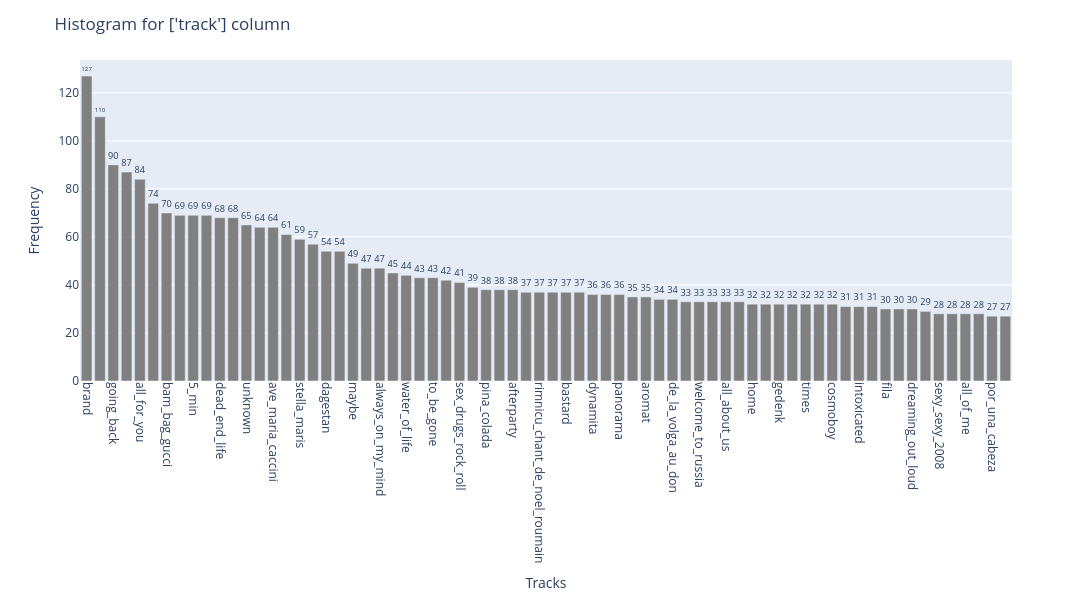

The notebook cell this image was saved under:
### Code cell
# Histogram for 'track' column
plot_cualitative_histogram_plotlypx(df_music_clean['track'], color="grey", title="Histogram for ['track'] column", xlabel="Tracks", 
                                    ylabel="Frequency", figsize=(1200, 600), xtick=None, ytick=None, rotation_x=90, rotation_y=0, top_n=70)

### Figure 1 — Plotly figure (JSON) as saved in the notebook; plotly's stock layout.template omitted (floating-point values rounded to 4 significant figures)
{"data": [{"hovertemplate": "Category=%{x}<br>Frequency=%{text}<extra></extra>", "legendgroup": "", "marker": {"color": "grey", "pattern": {"shape": ""}}, "name": "", "orientation": "v", "showlegend": false, "text": [127.0, 110.0, 90.0, 87.0, 84.0, 74.0, 70.0, 69.0, 69.0, 69.0, 68.0, 68.0, 65.0, 64.0, 64.0, 61.0, 59.0, 57.0, 54.0, 54.0, 49.0, 47.0, 47.0, 45.0, 44.0, 43.0, 43.0, 42.0, 41.0, 39.0, 38.0, 38.0, 38.0, 37.0, 37.0, 37.0, 37.0, 37.0, 36.0, 36.0, 36.0, 35.0, 35.0, 34.0, 34.0, 33.0, 33.0, 33.0, 33.0, 33.0, 32.0, 32.0, 32.0, 32.0, 32.0, 32.0, 32.0, 31.0, 31.0, 31.0, 30.0, 30.0, 30.0, 29.0, 28.0, 28.0, 28.0, 28.0, 27.0, 27.0], "textposition": "outside", "type": "bar", "x": ["brand", "so_long", "going_back", "moscow_calling", "all_for_you", "balenciaga", "bam_bag_gucci", "woman", "5_min", "perte_de_temps", "dead_end_life", "ibiza", "unknown", "viajero", "ave_maria_caccini", "alive", "stella_maris", "johnny_go", "dagestan", "intro", "maybe", "game_over", "always_on_my_mind", "i_know", "water_of_life", "fancy", "to_be_gone", "no_cry", "sex_drugs_rock_roll", "dreamer", "pina_colada", "money", "afterparty", "all_i_need_is_you", "rimnicu_chant_de_noel_roumain", "hey", "bastard", "magical_night", "dynamita", "gangsta", "panorama", "baby_be", "aromat", "lestate", "de_la_volga_au_don", "everyday_but_not_today", "welcome_to_russia", "go", "all_about_us", "lovers", "home", "mi_amor", "gedenk", "ultraviolet", "times", "jump", "cosmoboy", "no_pasaran_pt_2", "intoxicated", "sweet_sweet", "fila", "4_17", "dreaming_out_loud", "zero_one", "sexy_sexy_2008", "joseph_joseph", "all_of_me", "2700", "por_una_cabeza", "peligroso"], "xaxis": "x", "y": [127, 110, 90, 87, 84, 74, 70, 69, 69, 69, 68, 68, 65, 64, 64, 61, 59, 57, 54, 54, 49, 47, 47, 45, 44, 43, 43, 42, 41, 39, 38, 38, 38, 37, 37, 37, 37, 37, 36, 36, 36, 35, 35, 34, 34, 33, 33, 33, 33, 33, 32, 32, 32, 32, 32, 32, 32, 31, 31, 31, 30, 30, 30, 29, 28, 28, 28, 28, 27, 27], "yaxis": "y"}], "layout": {"barmode": "relative", "height": 600, "legend": {"tracegroupgap": 0}, "margin": {"t": 60}, "title": {"text": "Histogram for ['track'] column"}, "width": 1200, "xaxis": {"anchor": "y", "domain": [0, 1], "tickangle": 90, "title": {"text": "Tracks"}}, "yaxis": {"anchor": "x", "domain": [0, 1], "tickangle": 0, "title": {"text": "Frequency"}}}}
